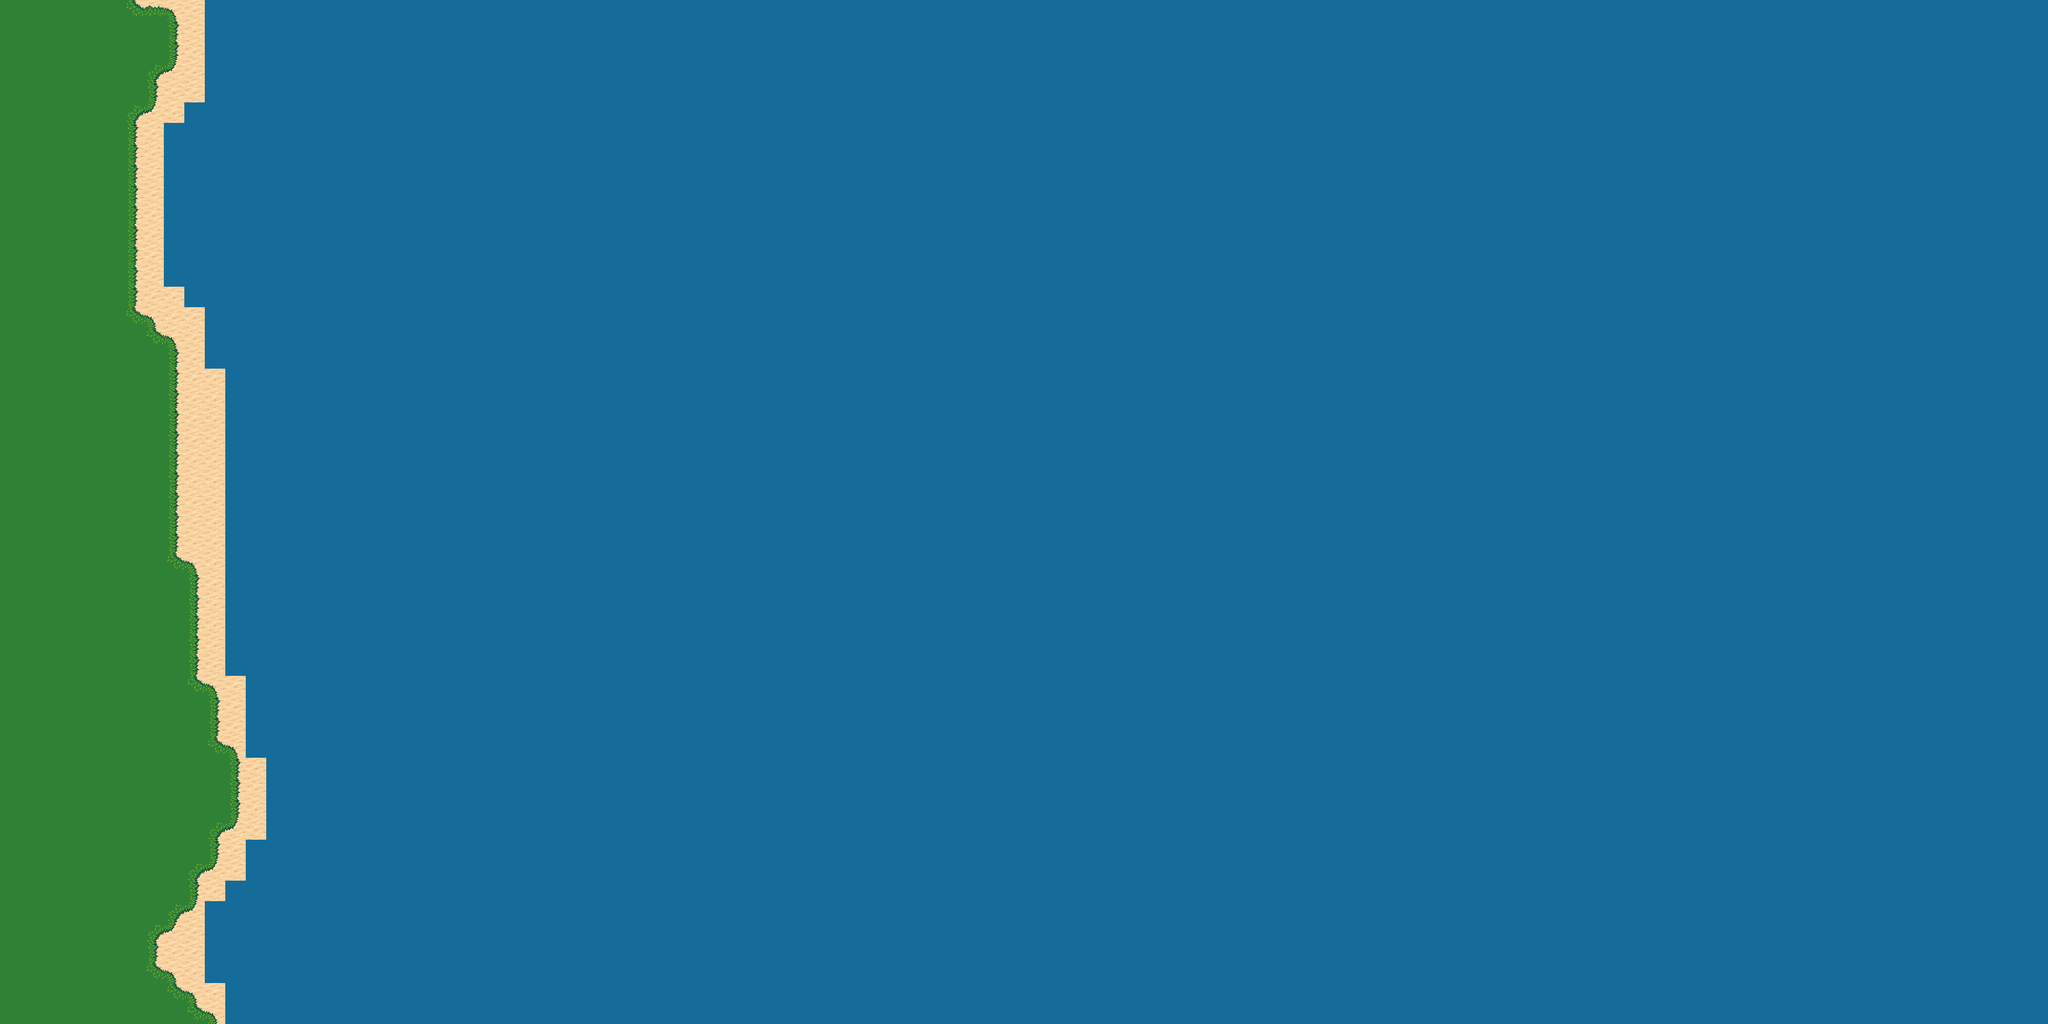

Tiled map render using the project's own tile images. Description and the map definition, with tile-layer contents summarised, below:
An orthogonal 100x50 tile map with 32x32 px tiles, 3 tile layers (Back, Left, Right).

<map version="1.8" tiledversion="1.8.2" orientation="orthogonal" renderorder="left-up" width="100" height="50" tilewidth="32" tileheight="32" infinite="0" nextlayerid="10" nextobjectid="1">
 <editorsettings>
  <export format="json" />
 </editorsettings>
 <tileset firstgid="1" name="terrain" tilewidth="32" tileheight="32" tilecount="1024" columns="32">
  <image source="terrain.png" width="1024" height="1024" />
  <wangsets>
   <wangset name="Terrenos" type="corner" tile="-1">
    <wangcolor name="Desert" color="#ff0000" tile="-1" probability="1" />
    <wangcolor name="Snow" color="#00ff00" tile="310" probability="1" />
    <wangcolor name="Terrain" color="#0000ff" tile="310" probability="1" />
    <wangcolor name="Rock" color="#ff7700" tile="502" probability="1" />
    <wangcolor name="Rock 2" color="#00e9ff" tile="502" probability="1" />
    <wangtile tileid="1" wangid="0,4,0,0,0,4,0,4" />
    <wangtile tileid="2" wangid="0,4,0,4,0,0,0,4" />
    <wangtile tileid="4" wangid="0,5,0,0,0,5,0,5" />
    <wangtile tileid="5" wangid="0,5,0,5,0,0,0,5" />
    <wangtile tileid="33" wangid="0,0,0,4,0,4,0,4" />
    <wangtile tileid="34" wangid="0,4,0,4,0,4,0,0" />
    <wangtile tileid="36" wangid="0,0,0,5,0,5,0,5" />
    <wangtile tileid="37" wangid="0,5,0,5,0,5,0,0" />
    <wangtile tileid="64" wangid="0,0,0,4,0,0,0,0" />
    <wangtile tileid="65" wangid="0,0,0,4,0,4,0,0" />
    <wangtile tileid="66" wangid="0,0,0,0,0,4,0,0" />
    <wangtile tileid="67" wangid="0,0,0,5,0,0,0,0" />
    <wangtile tileid="68" wangid="0,0,0,5,0,5,0,0" />
    <wangtile tileid="69" wangid="0,0,0,0,0,5,0,0" />
    <wangtile tileid="96" wangid="0,4,0,4,0,0,0,0" />
    <wangtile tileid="97" wangid="0,4,0,4,0,4,0,4" />
    <wangtile tileid="98" wangid="0,0,0,0,0,4,0,4" />
    <wangtile tileid="99" wangid="0,5,0,5,0,0,0,0" />
    <wangtile tileid="100" wangid="0,5,0,5,0,5,0,5" />
    <wangtile tileid="101" wangid="0,0,0,0,0,5,0,5" />
    <wangtile tileid="128" wangid="0,4,0,0,0,0,0,0" />
    <wangtile tileid="129" wangid="0,4,0,0,0,0,0,4" />
    <wangtile tileid="130" wangid="0,0,0,0,0,0,0,4" />
    <wangtile tileid="131" wangid="0,5,0,0,0,0,0,0" />
    <wangtile tileid="132" wangid="0,5,0,0,0,0,0,5" />
    <wangtile tileid="133" wangid="0,0,0,0,0,0,0,5" />
    <wangtile tileid="193" wangid="0,3,0,0,0,3,0,3" />
    <wangtile tileid="194" wangid="0,3,0,3,0,0,0,3" />
    <wangtile tileid="214" wangid="0,1,0,0,0,1,0,1" />
    <wangtile tileid="215" wangid="0,1,0,1,0,0,0,1" />
    <wangtile tileid="225" wangid="0,0,0,3,0,3,0,3" />
    <wangtile tileid="226" wangid="0,3,0,3,0,3,0,0" />
    <wangtile tileid="246" wangid="0,0,0,1,0,1,0,1" />
    <wangtile tileid="247" wangid="0,1,0,1,0,1,0,0" />
    <wangtile tileid="256" wangid="0,0,0,3,0,0,0,0" />
    <wangtile tileid="257" wangid="0,0,0,3,0,3,0,0" />
    <wangtile tileid="258" wangid="0,0,0,0,0,3,0,0" />
    <wangtile tileid="277" wangid="0,0,0,1,0,0,0,0" />
    <wangtile tileid="278" wangid="0,0,0,1,0,1,0,0" />
    <wangtile tileid="279" wangid="0,0,0,0,0,1,0,0" />
    <wangtile tileid="288" wangid="0,3,0,3,0,0,0,0" />
    <wangtile tileid="289" wangid="0,3,0,3,0,3,0,3" />
    <wangtile tileid="290" wangid="0,0,0,0,0,3,0,3" />
    <wangtile tileid="292" wangid="0,0,0,0,0,0,0,3" />
    <wangtile tileid="309" wangid="0,1,0,1,0,0,0,0" />
    <wangtile tileid="310" wangid="0,1,0,1,0,1,0,1" />
    <wangtile tileid="311" wangid="0,0,0,0,0,1,0,1" />
    <wangtile tileid="320" wangid="0,3,0,0,0,0,0,0" />
    <wangtile tileid="321" wangid="0,3,0,0,0,0,0,3" />
    <wangtile tileid="322" wangid="0,0,0,0,0,0,0,3" />
    <wangtile tileid="341" wangid="0,1,0,0,0,0,0,0" />
    <wangtile tileid="342" wangid="0,1,0,0,0,0,0,1" />
    <wangtile tileid="343" wangid="0,0,0,0,0,0,0,1" />
    <wangtile tileid="566" wangid="0,2,0,0,0,2,0,2" />
    <wangtile tileid="567" wangid="0,2,0,2,0,0,0,2" />
    <wangtile tileid="598" wangid="0,0,0,2,0,2,0,2" />
    <wangtile tileid="599" wangid="0,2,0,2,0,2,0,0" />
    <wangtile tileid="629" wangid="0,0,0,2,0,0,0,0" />
    <wangtile tileid="630" wangid="0,0,0,2,0,2,0,0" />
    <wangtile tileid="631" wangid="0,0,0,0,0,2,0,0" />
    <wangtile tileid="661" wangid="0,2,0,2,0,0,0,0" />
    <wangtile tileid="662" wangid="0,2,0,2,0,2,0,2" />
    <wangtile tileid="663" wangid="0,0,0,0,0,2,0,2" />
    <wangtile tileid="693" wangid="0,2,0,0,0,0,0,0" />
    <wangtile tileid="694" wangid="0,2,0,0,0,0,0,2" />
    <wangtile tileid="695" wangid="0,0,0,0,0,0,0,2" />
   </wangset>
  </wangsets>
 </tileset>
 <layer id="1" name="Back" width="100" height="50">
  <data>[5000 cells, 5000 non-empty, 3 distinct tile ids]</data>
 </layer>
 <layer id="8" name="Left" width="100" height="50">
  <data>[5000 cells, 464 non-empty, 7 distinct tile ids]</data>
 </layer>
 <layer id="9" name="Right" width="100" height="50">
  <data>[5000 cells, 0 non-empty, 0 distinct tile ids]</data>
 </layer>
</map>
